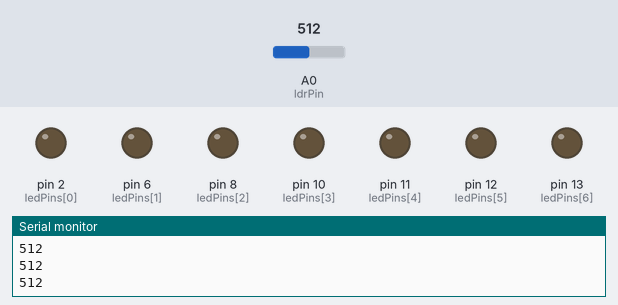
This sketch was run on a simulated Arduino Uno, built with avr-gcc and run on an emulated ATmega328P. On the bench: output pins drawn as LEDs (lit = HIGH), the last lines printed to the serial monitor. The inputs (shaded band) are chosen by the test bench; at power-on: A0 (ldrPin) = 512.

Above: at 1.2 s.
1.3 s: A0 (ldrPin) set to 483
At 1.9 s:
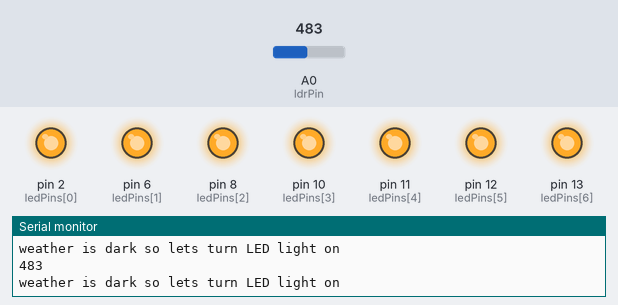
2.8 s: A0 (ldrPin) set to 510
At 3.3 s:
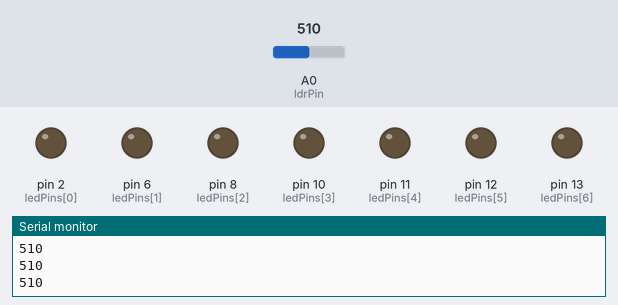
4.3 s: A0 (ldrPin) set to 490
At 4.7 s:
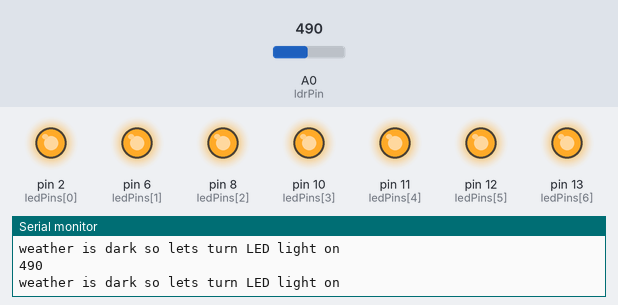
Timing chart, 0 to 7.3 s (numbered marks = the images above; inputs shaded):
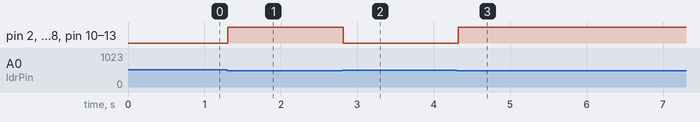

The sketch:

smart_street_light_using_ldr1.ino
```cpp
// Pin Definitions
const int ldrPin = A0; // LDR connected to analog pin A0
const int ledPins[] = {2, 6, 8, 10, 11, 12, 13}; // LEDs connected to digital pins

// Threshold value to detect darkness
const int threshold = 500; // Adjust based on your LDR and lighting conditions

void setup() {
  // Initialize serial communication (optional for debugging)
  Serial.begin(9600);

  // Set LED pins as outputs
  for (int i = 0; i < 7; i++) {
    pinMode(ledPins[i], OUTPUT);
  }
}

void loop() {
  // Read the LDR value
  int ldrValue = analogRead(ldrPin);

  // Print the LDR value to the serial monitor (optional for debugging)
  Serial.println(ldrValue);

  // Check if it's dark (LDR value below the threshold)
  if (ldrValue < threshold)

  {
     Serial.println("weather is dark so lets turn LED light on");
    // Turn on all LEDs
    for (int i = 0; i < 7; i++) {
      digitalWrite(ledPins[i], HIGH);
    }
  } else {
    // Turn off all LEDs
    for (int i = 0; i < 7; i++) {
      digitalWrite(ledPins[i], LOW);
    }
  }

  // Small delay for stability
  delay(100);
}
```

Measured:
- the behaviour switches between 500 and 499 on A0 (ldrPin) (found by bisection; images 0 and 1)
- after the input at 1.3 s, pin 2 (ledPins[0]), pin 6 (ledPins[1]), pin 8 (ledPins[2]), pin 10 (ledPins[3]), pin 11 (ledPins[4]), pin 12 (ledPins[5]), pin 13 (ledPins[6]): LOW → HIGH at once
- after the input at 2.8 s, pin 2 (ledPins[0]), pin 6 (ledPins[1]), pin 8 (ledPins[2]), pin 10 (ledPins[3]), pin 11 (ledPins[4]), pin 12 (ledPins[5]), pin 13 (ledPins[6]): HIGH → LOW at once
- after the input at 4.3 s, pin 2 (ledPins[0]), pin 6 (ledPins[1]), pin 8 (ledPins[2]), pin 10 (ledPins[3]), pin 11 (ledPins[4]), pin 12 (ledPins[5]), pin 13 (ledPins[6]): LOW → HIGH at once
